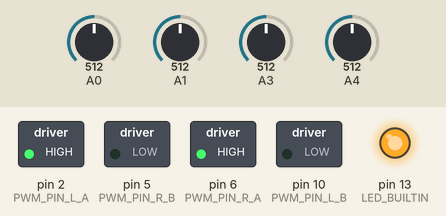
This sketch was run on a simulated Arduino Uno, built with avr-gcc and run on an emulated ATmega328P. Parts: switched loads named in the sketch (green lamp = pin HIGH), output pins drawn as LEDs (lit = HIGH). The inputs (shaded band) are chosen by the test bench; at power-on: A3 = 512, A4 = 512, A0 = 512, A1 = 512. What the sketch prints to the serial monitor is not drawn.

Above: at 13.7 s.
13.8 s: A3 set to 498
At 13.94 s:
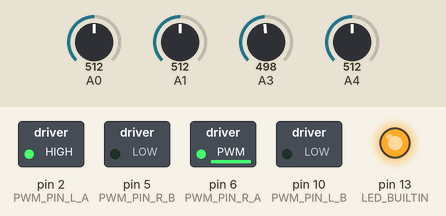
15.5 s: A4 set to 390
At 15.9 s:
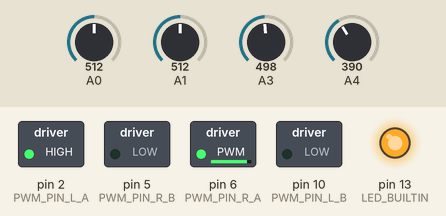
17.0 s: A0 set to 306
At 18.1 s:
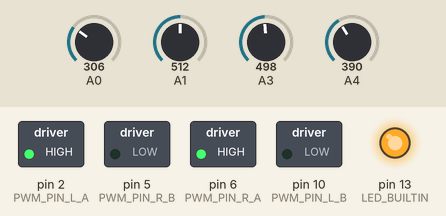
18.5 s: A1 set to 30
20.0 s: A0 set to 287
21.5 s: A0 set to 259
At 22.7 s:
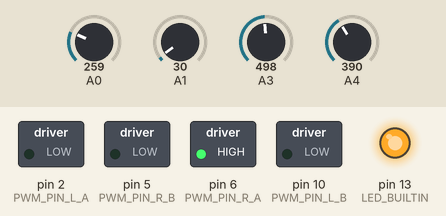
Timing chart, 0 to 24.0 s (numbered marks = the images above; inputs shaded):
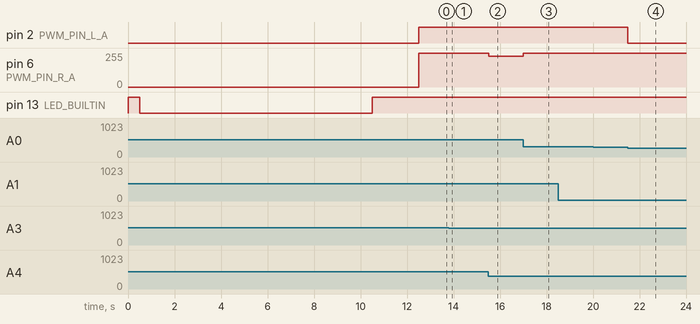

The sketch:

Test3.ino
```cpp
#include <QTRSensors.h>

// --- CÁC CHÂN ĐIỀU KHIỂN ĐỘNG CƠ ---
#define PWM_PIN_L_A 2
#define PWM_PIN_L_B 10
#define PWM_PIN_R_A 6
#define PWM_PIN_R_B 5

// --- CÁC CHÂN CẢM BIẾN ---
#define SENSOR_1_PIN 4
#define SENSOR_2_PIN 3
#define SENSOR_3_PIN 1
#define SENSOR_4_PIN 0

// ===================================================================
// === KHU VỰC TINH CHỈNH "PRO VIP" CHO CUỘC THI TỐC ĐỘ ===
// ===================================================================

// --- BƯỚC 1: TINH CHỈNH TỐC ĐỘ ---
const int TOC_DO_CO_BAN = 220; // Tốc độ khi vào cua. Giữ ở mức vừa phải để cua an toàn.
const int TOC_DO_MAX = 255;    // Tốc độ tối đa trên đường thẳng. ĐÂY LÀ TỐC ĐỘ BẠN MUỐN ĐẠT!

// --- BƯỚC 2: TINH CHỈNH LẠI PID CHO TỐC ĐỘ CAO ---
// Bắt đầu với các giá trị gợi ý này và tinh chỉnh dần dần.
const float Kp = 0.25;   // Tăng Kp để robot phản ứng nhanh hơn, bẻ lái gắt hơn.
const float Ki = 0.001; // Giữ Ki rất nhỏ hoặc bằng 0 để tránh tích lũy sai số lớn ở tốc độ cao.
const float Kd = 0.8;   // TĂNG MẠNH Kd. Đây là chìa khóa để giữ robot ổn định, chống rung lắc.

// --- BƯỚC 3: NGƯỠNG PHÁT HIỆN ĐƯỜNG CONG ---
// Nếu sai số (error) vượt quá ngưỡng này, robot sẽ hiểu là đang vào cua và giảm tốc.
const int NGUONG_VAO_CUA = 200;

// Giới hạn cho thành phần I để chống "Integral Windup"
const int I_MAX = 400;
const int I_MIN = -400;

// ===================================================================

QTRSensors qtr;
const uint8_t SensorCount = 4;
uint16_t sensorValues[SensorCount];

// Các biến cho thuật toán PID
uint16_t position;
float P, D, I = 0, previousError = 0;
int toc_do_trai, toc_do_phai;

void setup() {
  Serial.begin(115200);

  pinMode(PWM_PIN_L_A, OUTPUT);
  pinMode(PWM_PIN_L_B, OUTPUT);
  pinMode(PWM_PIN_R_A, OUTPUT);
  pinMode(PWM_PIN_R_B, OUTPUT);

  pinMode(LED_BUILTIN, OUTPUT);
  digitalWrite(LED_BUILTIN, HIGH);

  qtr.setTypeAnalog();
  qtr.setSensorPins((const uint8_t[]){SENSOR_1_PIN, SENSOR_2_PIN, SENSOR_3_PIN, SENSOR_4_PIN}, SensorCount);
  delay(500);

  Serial.println("Bat dau Calibrate trong 5 giay...");
  digitalWrite(LED_BUILTIN, LOW);

  for (uint16_t i = 0; i < 400; i++) {
    qtr.calibrate();
  }

  digitalWrite(LED_BUILTIN, HIGH);
  Serial.println("Calibrate hoan thanh! Robot se bat dau chay sau 2 giay.");
  delay(2000);
}

void loop() {
  robot_control();
}

void robot_control() {
  position = qtr.readLineBlack(sensorValues);
  float error = 1500.0 - position;
  PID_Linefollow(error);
}

// *** HÀM PID ĐÃ ĐƯỢC NÂNG CẤP LÊN PHIÊN BẢN "PRO VIP" ***
void PID_Linefollow(float error) {
  P = error;
  I = I + error;

  // Chống "Integral Windup"
  if (I > I_MAX) I = I_MAX;
  if (I < I_MIN) I = I_MIN;

  D = error - previousError;

  float PID_value = (Kp * P) + (Ki * I) + (Kd * D);

  previousError = error;

  // *** LOGIC ĐIỀU KHIỂN TỐC ĐỘ ĐỘNG ***
  int toc_do_hien_tai;
  if (abs(error) < NGUONG_VAO_CUA) {
    // Sai số nhỏ -> Đang trên đường thẳng -> BUNG TỐC ĐỘ!
    toc_do_hien_tai = TOC_DO_MAX;
  } else {
    // Sai số lớn -> Đang vào cua -> Giảm tốc để bám đường
    toc_do_hien_tai = TOC_DO_CO_BAN;
  }

  // Điều chỉnh tốc độ 2 bánh xe dựa trên giá trị PID và tốc độ hiện tại
  toc_do_trai = toc_do_hien_tai - PID_value;
  toc_do_phai = toc_do_hien_tai + PID_value;

  // Giới hạn tốc độ trong khoảng cho phép
  toc_do_trai = constrain(toc_do_trai, -255, 255);
  toc_do_phai = constrain(toc_do_phai, -255, 255);

  motor_drive(toc_do_trai, toc_do_phai);
}

void motor_drive(int leftSpeed, int rightSpeed) {
  if (leftSpeed >= 0) {
    analogWrite(PWM_PIN_L_A, leftSpeed);
    digitalWrite(PWM_PIN_L_B, LOW);
  } else {
    digitalWrite(PWM_PIN_L_A, LOW);
    analogWrite(PWM_PIN_L_B, -leftSpeed);
  }

  if (rightSpeed >= 0) {
    analogWrite(PWM_PIN_R_A, rightSpeed);
    digitalWrite(PWM_PIN_R_B, LOW);
  } else {
    digitalWrite(PWM_PIN_R_A, LOW);
    analogWrite(PWM_PIN_R_B, -rightSpeed);
  }
}

void motor_stop() {
  digitalWrite(PWM_PIN_L_A, LOW);
  digitalWrite(PWM_PIN_L_B, LOW);
  digitalWrite(PWM_PIN_R_A, LOW);
  digitalWrite(PWM_PIN_R_B, LOW);
}
```

Measured:
- the behaviour switches between 274 and 273 on A0 (found by bisection; images 3 and 4)
- after the input at 13.8 s, pin 6 (PWM_PIN_R_A): 255/255 → 254/255 at once, → 253/255 0.27 s later
- after the input at 15.5 s, pin 6 (PWM_PIN_R_A): 253/255 → 229/255 at once
- after the input at 17.0 s, pin 6 (PWM_PIN_R_A): 229/255 → 255/255 at once
- after the input at 21.5 s, pin 2 (PWM_PIN_L_A): HIGH → LOW at once
